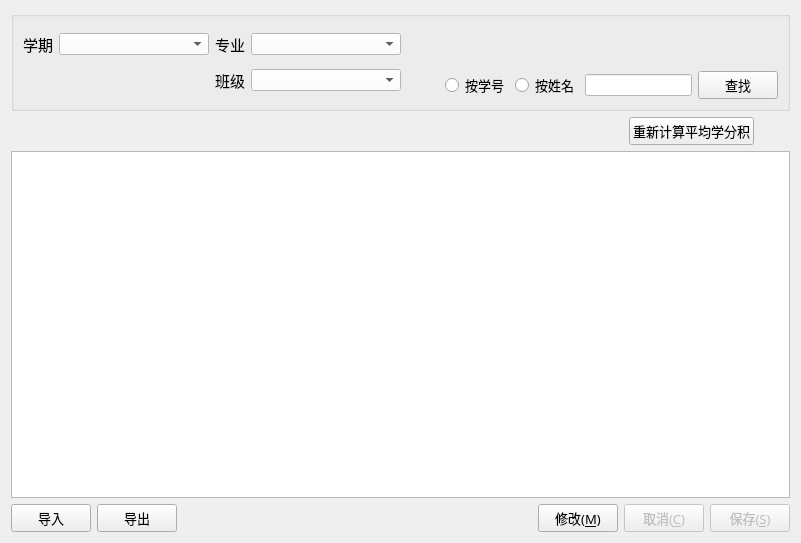
<?xml version="1.0" encoding="UTF-8"?>
<ui version="4.0">
 <class>type_score</class>
 <widget class="QWidget" name="type_score">
  <property name="geometry">
   <rect>
    <x>0</x>
    <y>0</y>
    <width>801</width>
    <height>543</height>
   </rect>
  </property>
  <property name="windowTitle">
   <string>Form</string>
  </property>
  <layout class="QVBoxLayout" name="verticalLayout">
   <item>
    <widget class="QGroupBox" name="groupBox">
     <property name="maximumSize">
      <size>
       <width>16777215</width>
       <height>100</height>
      </size>
     </property>
     <property name="title">
      <string/>
     </property>
     <layout class="QGridLayout" name="gridLayout_3">
      <item row="0" column="0">
       <layout class="QGridLayout" name="gridLayout">
        <item row="0" column="0">
         <widget class="QLabel" name="label_7">
          <property name="font">
           <font>
            <family>微软雅黑</family>
            <pointsize>11</pointsize>
           </font>
          </property>
          <property name="text">
           <string>学期</string>
          </property>
         </widget>
        </item>
        <item row="0" column="1">
         <widget class="QComboBox" name="semesteryearcombobox">
          <property name="minimumSize">
           <size>
            <width>150</width>
            <height>0</height>
           </size>
          </property>
          <property name="styleSheet">
           <string notr="true">background-color: rgb(255, 255, 255);</string>
          </property>
         </widget>
        </item>
        <item row="0" column="2">
         <widget class="QLabel" name="majorcombobox_2">
          <property name="font">
           <font>
            <family>微软雅黑</family>
            <pointsize>11</pointsize>
           </font>
          </property>
          <property name="text">
           <string>专业</string>
          </property>
         </widget>
        </item>
        <item row="0" column="3">
         <widget class="QComboBox" name="majorcombobox">
          <property name="minimumSize">
           <size>
            <width>150</width>
            <height>0</height>
           </size>
          </property>
          <property name="styleSheet">
           <string notr="true">background-color: rgb(255, 255, 255);</string>
          </property>
         </widget>
        </item>
        <item row="1" column="2">
         <widget class="QLabel" name="selectclass">
          <property name="font">
           <font>
            <family>微软雅黑</family>
            <pointsize>11</pointsize>
           </font>
          </property>
          <property name="text">
           <string>班级</string>
          </property>
         </widget>
        </item>
        <item row="1" column="3">
         <widget class="QComboBox" name="classcombobox">
          <property name="minimumSize">
           <size>
            <width>150</width>
            <height>0</height>
           </size>
          </property>
          <property name="styleSheet">
           <string notr="true">background-color: rgb(255, 255, 255);</string>
          </property>
         </widget>
        </item>
       </layout>
      </item>
      <item row="0" column="1">
       <layout class="QGridLayout" name="gridLayout_2">
        <item row="0" column="0">
         <spacer name="verticalSpacer">
          <property name="orientation">
           <enum>Qt::Vertical</enum>
          </property>
          <property name="sizeHint" stdset="0">
           <size>
            <width>20</width>
            <height>28</height>
           </size>
          </property>
         </spacer>
        </item>
        <item row="1" column="0">
         <layout class="QHBoxLayout" name="horizontalLayout">
          <item>
           <spacer name="horizontalSpacer_2">
            <property name="orientation">
             <enum>Qt::Horizontal</enum>
            </property>
            <property name="sizeHint" stdset="0">
             <size>
              <width>40</width>
              <height>20</height>
             </size>
            </property>
           </spacer>
          </item>
          <item>
           <widget class="QRadioButton" name="radioButton">
            <property name="font">
             <font>
              <family>微软雅黑</family>
              <pointsize>10</pointsize>
             </font>
            </property>
            <property name="text">
             <string>按学号</string>
            </property>
           </widget>
          </item>
          <item>
           <widget class="QRadioButton" name="radioButton_2">
            <property name="font">
             <font>
              <family>微软雅黑</family>
              <pointsize>10</pointsize>
             </font>
            </property>
            <property name="text">
             <string>按姓名</string>
            </property>
           </widget>
          </item>
          <item>
           <widget class="QLineEdit" name="findEdit">
            <property name="styleSheet">
             <string notr="true">background-color: rgb(255, 255, 255);</string>
            </property>
           </widget>
          </item>
          <item>
           <widget class="QPushButton" name="findButton">
            <property name="font">
             <font>
              <family>微软雅黑</family>
              <pointsize>10</pointsize>
             </font>
            </property>
            <property name="text">
             <string>查找</string>
            </property>
            <property name="icon">
             <iconset resource="icons.qrc">
              <normaloff>:/image/search (2).png</normaloff>:/image/search (2).png</iconset>
            </property>
           </widget>
          </item>
         </layout>
        </item>
       </layout>
      </item>
     </layout>
    </widget>
   </item>
   <item>
    <layout class="QGridLayout" name="gridLayout_4">
     <item row="0" column="0">
      <spacer name="horizontalSpacer">
       <property name="orientation">
        <enum>Qt::Horizontal</enum>
       </property>
       <property name="sizeHint" stdset="0">
        <size>
         <width>618</width>
         <height>20</height>
        </size>
       </property>
      </spacer>
     </item>
     <item row="0" column="1">
      <widget class="QPushButton" name="countButton">
       <property name="font">
        <font>
         <family>微软雅黑</family>
         <pointsize>10</pointsize>
        </font>
       </property>
       <property name="text">
        <string>重新计算平均学分积</string>
       </property>
       <property name="icon">
        <iconset resource="icons.qrc">
         <normaloff>:/image/pencil.png</normaloff>:/image/pencil.png</iconset>
       </property>
      </widget>
     </item>
     <item row="0" column="2">
      <spacer name="horizontalSpacer_3">
       <property name="orientation">
        <enum>Qt::Horizontal</enum>
       </property>
       <property name="sizeHint" stdset="0">
        <size>
         <width>20</width>
         <height>20</height>
        </size>
       </property>
      </spacer>
     </item>
    </layout>
   </item>
   <item>
    <layout class="QHBoxLayout" name="horizontalLayout_3">
     <item>
      <widget class="QTableWidget" name="single_score_widget">
       <property name="font">
        <font>
         <pointsize>10</pointsize>
        </font>
       </property>
      </widget>
     </item>
    </layout>
   </item>
   <item>
    <layout class="QHBoxLayout" name="horizontalLayout_2">
     <item>
      <widget class="QPushButton" name="pushButton_3">
       <property name="font">
        <font>
         <family>微软雅黑</family>
         <pointsize>10</pointsize>
        </font>
       </property>
       <property name="text">
        <string>导入</string>
       </property>
       <property name="icon">
        <iconset resource="icons.qrc">
         <normaloff>:/image/import.png</normaloff>:/image/import.png</iconset>
       </property>
      </widget>
     </item>
     <item>
      <widget class="QPushButton" name="pushButton_2">
       <property name="font">
        <font>
         <family>微软雅黑</family>
         <pointsize>10</pointsize>
        </font>
       </property>
       <property name="text">
        <string>导出</string>
       </property>
       <property name="icon">
        <iconset resource="icons.qrc">
         <normaloff>:/image/export.png</normaloff>:/image/export.png</iconset>
       </property>
      </widget>
     </item>
     <item>
      <spacer name="horizontalSpacer_4">
       <property name="orientation">
        <enum>Qt::Horizontal</enum>
       </property>
       <property name="sizeHint" stdset="0">
        <size>
         <width>40</width>
         <height>20</height>
        </size>
       </property>
      </spacer>
     </item>
     <item>
      <widget class="QPushButton" name="modifyButton">
       <property name="font">
        <font>
         <family>微软雅黑</family>
         <pointsize>10</pointsize>
        </font>
       </property>
       <property name="text">
        <string>修改(&amp;M)</string>
       </property>
       <property name="icon">
        <iconset resource="icons.qrc">
         <normaloff>:/image/modify.png</normaloff>:/image/modify.png</iconset>
       </property>
      </widget>
     </item>
     <item>
      <widget class="QPushButton" name="cancelButton">
       <property name="enabled">
        <bool>false</bool>
       </property>
       <property name="font">
        <font>
         <family>微软雅黑</family>
         <pointsize>10</pointsize>
        </font>
       </property>
       <property name="text">
        <string>取消(&amp;C)</string>
       </property>
       <property name="icon">
        <iconset resource="icons.qrc">
         <normaloff>:/image/icons_13.png</normaloff>:/image/icons_13.png</iconset>
       </property>
      </widget>
     </item>
     <item>
      <widget class="QPushButton" name="saveButton">
       <property name="enabled">
        <bool>false</bool>
       </property>
       <property name="font">
        <font>
         <family>微软雅黑</family>
         <pointsize>10</pointsize>
        </font>
       </property>
       <property name="text">
        <string>保存(&amp;S)</string>
       </property>
       <property name="icon">
        <iconset resource="icons.qrc">
         <normaloff>:/image/icons_12.png</normaloff>:/image/icons_12.png</iconset>
       </property>
       <property name="default">
        <bool>true</bool>
       </property>
      </widget>
     </item>
    </layout>
   </item>
  </layout>
 </widget>
 <resources>
  <include location="icons.qrc"/>
 </resources>
 <connections/>
</ui>
